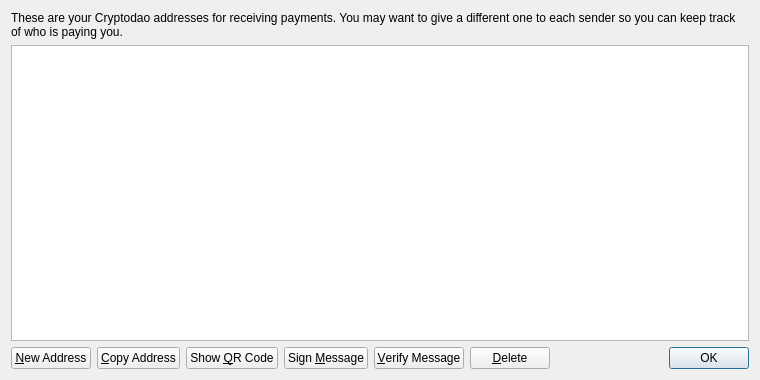
<?xml version="1.0" encoding="UTF-8"?>
<ui version="4.0">
 <class>AddressBookPage</class>
 <widget class="QWidget" name="AddressBookPage">
  <property name="geometry">
   <rect>
    <x>0</x>
    <y>0</y>
    <width>760</width>
    <height>380</height>
   </rect>
  </property>
  <property name="windowTitle">
   <string>Address Book</string>
  </property>
  <layout class="QVBoxLayout" name="verticalLayout">
   <item>
    <widget class="QLabel" name="labelExplanation">
     <property name="text">
      <string>These are your Cryptodao addresses for receiving payments. You may want to give a different one to each sender so you can keep track of who is paying you.</string>
     </property>
     <property name="textFormat">
      <enum>Qt::PlainText</enum>
     </property>
     <property name="wordWrap">
      <bool>true</bool>
     </property>
    </widget>
   </item>
   <item>
    <widget class="QTableView" name="tableView">
     <property name="contextMenuPolicy">
      <enum>Qt::CustomContextMenu</enum>
     </property>
     <property name="toolTip">
      <string>Double-click to edit address or label</string>
     </property>
     <property name="tabKeyNavigation">
      <bool>false</bool>
     </property>
     <property name="alternatingRowColors">
      <bool>true</bool>
     </property>
     <property name="selectionMode">
      <enum>QAbstractItemView::SingleSelection</enum>
     </property>
     <property name="selectionBehavior">
      <enum>QAbstractItemView::SelectRows</enum>
     </property>
     <property name="sortingEnabled">
      <bool>true</bool>
     </property>
     <attribute name="verticalHeaderVisible">
      <bool>false</bool>
     </attribute>
    </widget>
   </item>
   <item>
    <layout class="QHBoxLayout" name="horizontalLayout">
     <item>
      <widget class="QPushButton" name="newAddressButton">
       <property name="toolTip">
        <string>Create a new address</string>
       </property>
       <property name="text">
        <string>&amp;New Address</string>
       </property>
       <property name="icon">
        <iconset resource="../bitcoin.qrc">
         <normaloff>:/icons/add</normaloff>:/icons/add</iconset>
       </property>
      </widget>
     </item>
     <item>
      <widget class="QPushButton" name="copyToClipboard">
       <property name="toolTip">
        <string>Copy the currently selected address to the system clipboard</string>
       </property>
       <property name="text">
        <string>&amp;Copy Address</string>
       </property>
       <property name="icon">
        <iconset resource="../bitcoin.qrc">
         <normaloff>:/icons/editcopy</normaloff>:/icons/editcopy</iconset>
       </property>
      </widget>
     </item>
     <item>
      <widget class="QPushButton" name="showQRCode">
       <property name="text">
        <string>Show &amp;QR Code</string>
       </property>
       <property name="icon">
        <iconset resource="../bitcoin.qrc">
         <normaloff>:/icons/qrcode</normaloff>:/icons/qrcode</iconset>
       </property>
      </widget>
     </item>
     <item>
      <widget class="QPushButton" name="signMessage">
       <property name="toolTip">
        <string>Sign a message to prove you own a Cryptodao address</string>
       </property>
       <property name="text">
        <string>Sign &amp;Message</string>
       </property>
       <property name="icon">
        <iconset resource="../bitcoin.qrc">
         <normaloff>:/icons/edit</normaloff>:/icons/edit</iconset>
       </property>
      </widget>
     </item>
     <item>
      <widget class="QPushButton" name="verifyMessage">
       <property name="toolTip">
        <string>Verify a message to ensure it was signed with a specified Cryptodao address</string>
       </property>
       <property name="text">
        <string>&amp;Verify Message</string>
       </property>
       <property name="icon">
        <iconset resource="../bitcoin.qrc">
         <normaloff>:/icons/transaction_0</normaloff>:/icons/transaction_0</iconset>
       </property>
      </widget>
     </item>
     <item>
      <widget class="QPushButton" name="deleteButton">
       <property name="toolTip">
        <string>Delete the currently selected address from the list</string>
       </property>
       <property name="text">
        <string>&amp;Delete</string>
       </property>
       <property name="icon">
        <iconset resource="../bitcoin.qrc">
         <normaloff>:/icons/remove</normaloff>:/icons/remove</iconset>
       </property>
      </widget>
     </item>
     <item>
      <spacer name="horizontalSpacer">
       <property name="orientation">
        <enum>Qt::Horizontal</enum>
       </property>
       <property name="sizeHint" stdset="0">
        <size>
         <width>40</width>
         <height>20</height>
        </size>
       </property>
      </spacer>
     </item>
     <item>
      <widget class="QDialogButtonBox" name="buttonBox">
       <property name="sizePolicy">
        <sizepolicy hsizetype="Maximum" vsizetype="Fixed">
         <horstretch>0</horstretch>
         <verstretch>0</verstretch>
        </sizepolicy>
       </property>
       <property name="standardButtons">
        <set>QDialogButtonBox::Ok</set>
       </property>
      </widget>
     </item>
    </layout>
   </item>
  </layout>
 </widget>
 <resources>
  <include location="../bitcoin.qrc"/>
 </resources>
 <connections/>
</ui>
